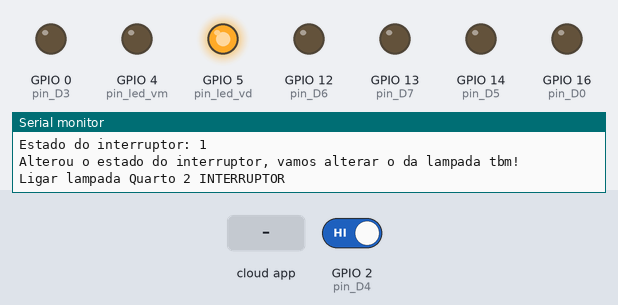
The sketch below on a simulated ESP8266 (NodeMCU). Shown: output pins drawn as LEDs (lit = HIGH), the last lines printed to the serial monitor. The inputs (shaded band) are chosen by the test bench; at power-on: GPIO 2 (pin_D4) HIGH. WiFi joins after 1.5 s; servers stay silent unless stated; the Firebase database answers and starts empty.

Above: at 2.7 s.
2.8 s: the phone or cloud app sets Sala to 1
At 4.9 s:
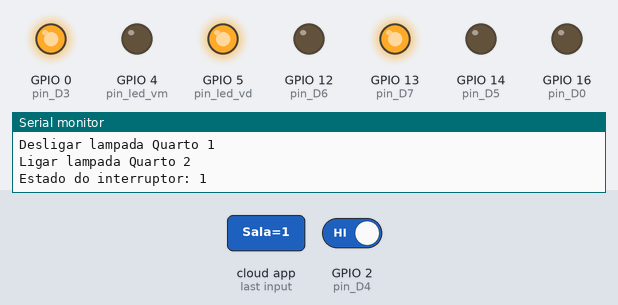
5.4 s: GPIO 2 (pin_D4) driven LOW
At 6.6 s:
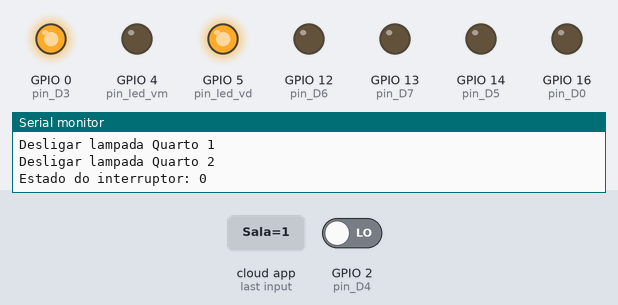
7.8 s: the phone or cloud app sets Cozinha to 1
At 9.8 s:
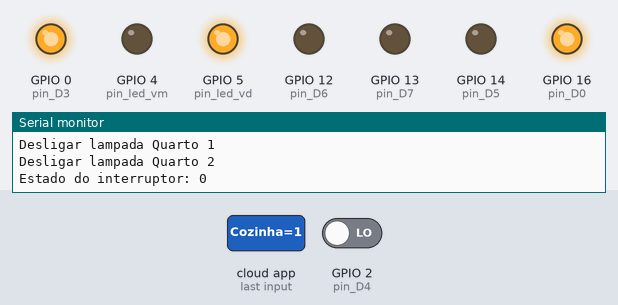
10.1 s: the phone or cloud app sets Banheiro to 1
At 11.8 s:
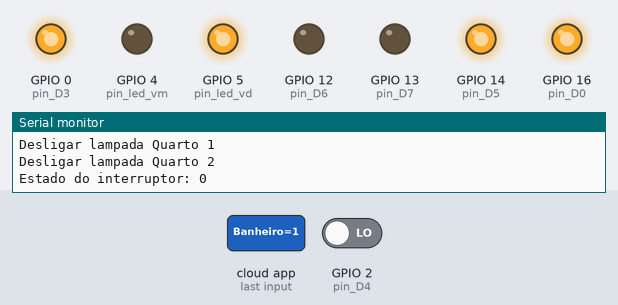
12.4 s: the phone or cloud app sets Sala to 0
At 13.7 s:
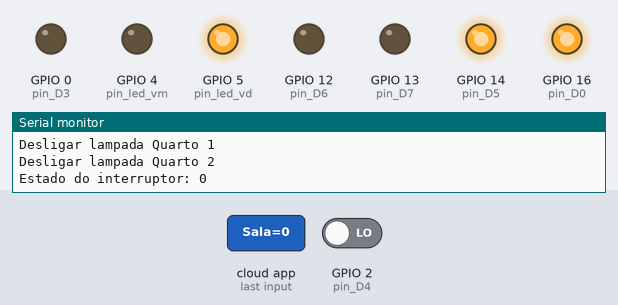
14.6 s: the phone or cloud app sets Cozinha to 0
At 16.9 s:
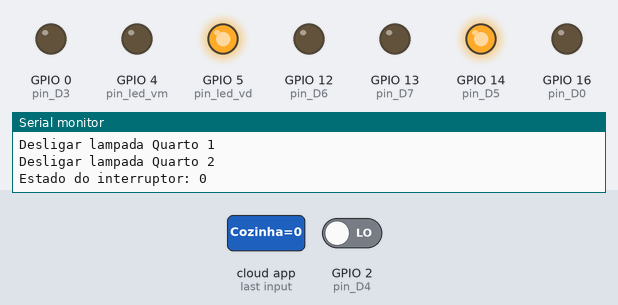
Timing chart, 0 to 17.9 s (numbered marks = the images above; inputs shaded):
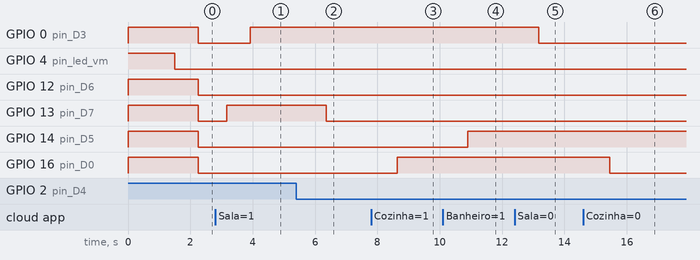

The sketch:

Node_MCU_Firebase_Lampadas.ino
```cpp
/*
Equivalencia das saidas Digitais entre NodeMCU e ESP8266 (na IDE do Arduino)
NodeMCU - ESP8266
D0 = 16;
D1 = 5;
D2 = 4;
D3 = 0;
D4 = 2;
D5 = 14;
D6 = 12;
D7 = 13;
D8 = 15;
D9 = 3;
D10 = 1;
*/


//************* Bibliotecas *******************
#include "FirebaseESP8266.h"
#include <DNSServer.h>          //autoconect
#include <ESP8266WebServer.h>   //autoconect
#include <WiFiManager.h>        //autoconect


//************* Constantes ********************
// 1. Alterar as seguintes informações
#define FIREBASE_HOST "automahouse-ad208.firebaseio.com" //Without http:// or https:// schemes
#define FIREBASE_AUTH "tFRwpBblQhJ5QPyE0BGfMWBqFo8NEVAZAQfhH0OU"
#define pin_led_vm 4                                                   //pino de status, led sinalizador que acende durante o envio do comando IR
#define pin_led_vd 5
#define pin_D3 0        //variaveis/constantes que serão utilizadas para ligar as lampadas
#define pin_D0 16
#define pin_D4 2
#define pin_D5 14
#define pin_D6 12
#define pin_D7 13
#define pin_D8 15

//**************  VARIAVEIS GLOBAIS  *****************
int lampada1;
int lampada2;
int lampada3;
int lampada4;
int lampada5;

int chave5;
int estado_chave5;

//*******************FUNÇÕES*********************************
// 2. Definir o objeto de dados FirebaseESP8266 para envio e recebimento de dados
FirebaseData firebaseData;

//********************  SETUP  ***********************
void setup()
{

  Serial.begin(115200);
  pinMode(pin_led_vd, OUTPUT);                     // inicializa o pino definido como pino de saída
  pinMode(pin_led_vm,OUTPUT);
  pinMode(pin_D3,OUTPUT);
  pinMode(pin_D0,OUTPUT);
  pinMode(pin_D5,OUTPUT);
  pinMode(pin_D6,OUTPUT);
  pinMode(pin_D7,OUTPUT);
  pinMode(pin_D4,INPUT);
  digitalWrite(pin_led_vm,HIGH);
  digitalWrite(pin_D3,HIGH);
  digitalWrite(pin_D0,HIGH);
  digitalWrite(pin_D5,HIGH);
  digitalWrite(pin_D6,HIGH);
  digitalWrite(pin_D7,HIGH);


  // Wifi AutoConnect
  WiFiManager wifiManager;                      // inicializa o wifi manager
  //wifiManager.resetSettings();                //reset saved settings
  //wifiManager.setAPStaticIPConfig(IPAddress(10,0,1,1), IPAddress(10,0,1,1), IPAddress(255,255,255,0));    //set custom ip for portal
  wifiManager.autoConnect("AutoConnectAP");     // busca o ssid e passa do eeprom e tenta se conectar, se não conseguir se conectar inicializa uma rede wifi "AutoConnectAP"
  digitalWrite(pin_led_vm,LOW);                   //led verde de status "OK" de conexão com wifi
  digitalWrite(pin_led_vd,HIGH);                  //led vermelho de status "Não OK" da conexão com wifi
  Serial.println("Wifi Conectado com sucesso!");       // se você chegar aqui, você se conectou ao WiFi
  Serial.println();
  Serial.print("Connected with IP: ");
  Serial.println(WiFi.localIP());
  Serial.println();


  // 3 Defina suas informações do Firebase

  Firebase.begin(FIREBASE_HOST, FIREBASE_AUTH);

  // 4. Ative a reconexão automática do Wi-Fi quando a conexão for perdida
  Firebase.reconnectWiFi(true);

}

//****************** LOOP *************************
void loop()
{
  Firebase.getInt(firebaseData, "/Sala",lampada1);    //Recebe o estado atual de cada lampada (1=ON 0=OFF)
  Firebase.getInt(firebaseData, "/Cozinha",lampada2);
  Firebase.getInt(firebaseData, "/Banheiro",lampada3);
  Firebase.getInt(firebaseData, "/Quarto 1",lampada4);
  Firebase.getInt(firebaseData, "/Quarto 2",lampada5);

  if(lampada1 == 1)
  {
     digitalWrite(pin_D3,HIGH);
     Serial.println("Ligar lampada Sala");


  }else{
     digitalWrite(pin_D3,LOW);
     Serial.println("Desligar lampada Sala");
  }

    if(lampada2 == 1)
  {
     digitalWrite(pin_D0,HIGH);
     Serial.println("Ligar lampada Cozinha");


  }else{
     digitalWrite(pin_D0,LOW);
     Serial.println("Desligar lampada Cozinha");
  }

      if(lampada3 == 1)
  {
     digitalWrite(pin_D5,HIGH);
     Serial.println("Ligar lampada Banheiro");


  }else{
     digitalWrite(pin_D5,LOW);
     Serial.println("Desligar lampada Banheiro");
  }

      if(lampada4 == 1)
  {
     digitalWrite(pin_D6,HIGH);
     Serial.println("Ligar lampada Quarto 1");


  }else{
     digitalWrite(pin_D6,LOW);
     Serial.println("Desligar lampada Quarto 1");
  }

      if(lampada5 == 1)
  {
     digitalWrite(pin_D7,HIGH);
     Serial.println("Ligar lampada Quarto 2");


  }else{
     digitalWrite(pin_D7,LOW);
     Serial.println("Desligar lampada Quarto 2");
  }

  //Verifica se interruptor foi acionada e atualiza status no firebase, desta forma atualizando o status no APP também
       estado_chave5= chave5;
       chave5 = digitalRead(pin_D4);
       Serial.print("Estado do interruptor: ");
       Serial.println(chave5);
       if(chave5 != estado_chave5){
          Serial.println("Alterou o estado do interruptor, vamos alterar o da lampada tbm!");
          if(lampada5 == 1){
               Firebase.setInt(firebaseData, "/Quarto 2",0);
               Serial.println("Desligar lampada Quarto 2 INTERRUPTOR");
          }else{
               Firebase.setInt(firebaseData, "/Quarto 2",1);
               Serial.println("Ligar lampada Quarto 2 INTERRUPTOR");
          }
      }
}
```

Measured:
- after the input at 2.8 s, GPIO 0 (pin_D3): LOW → HIGH after 1.1 s
- after the input at 5.4 s, GPIO 13 (pin_D7): HIGH → LOW after 0.96 s
- after the input at 7.8 s, GPIO 16 (pin_D0): LOW → HIGH after 0.83 s
- after the input at 10.1 s, GPIO 14 (pin_D5): LOW → HIGH after 0.80 s
- after the input at 12.4 s, GPIO 0 (pin_D3): HIGH → LOW after 0.78 s
- after the input at 14.6 s, GPIO 16 (pin_D0): HIGH → LOW after 0.85 s
